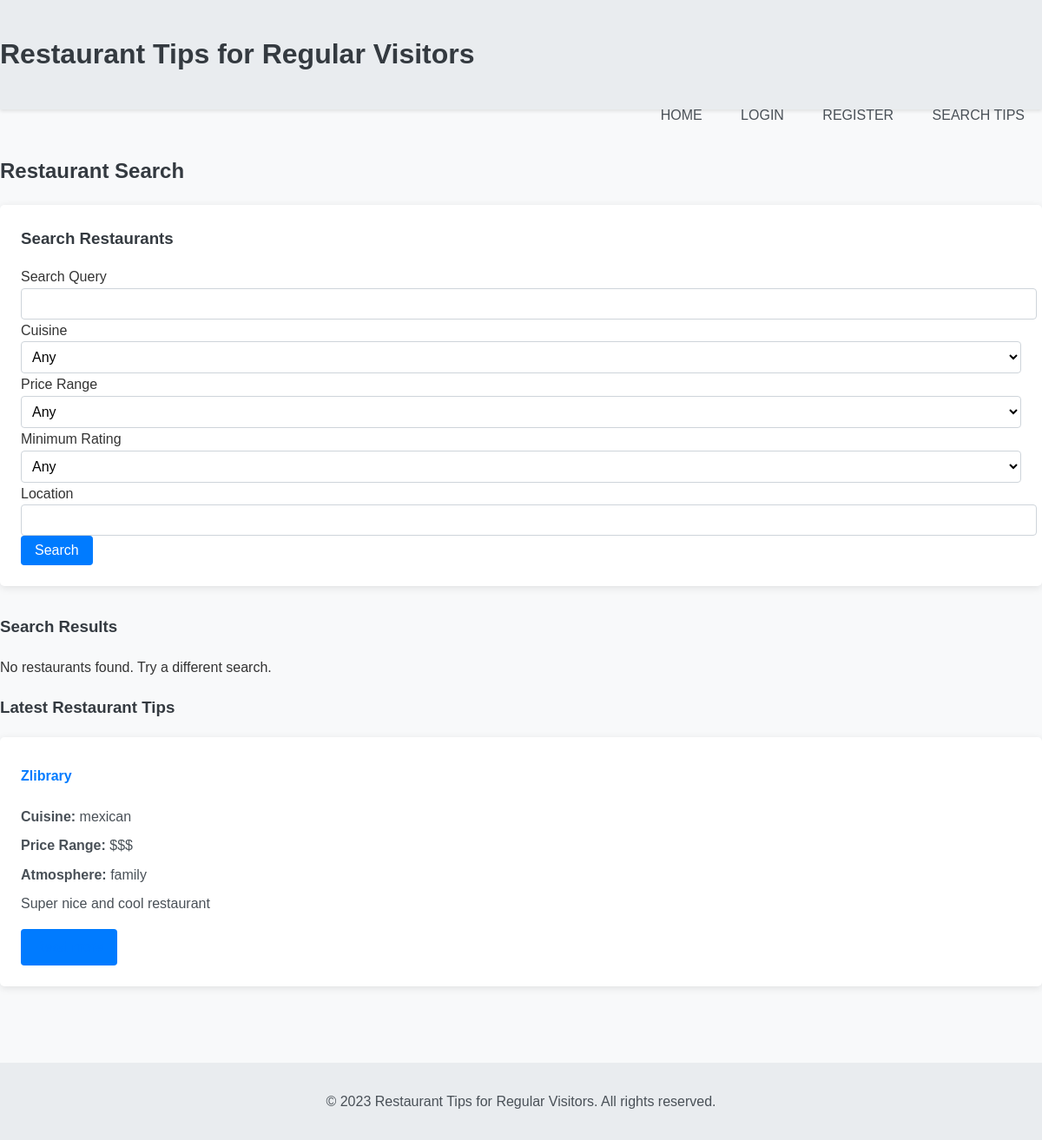
Before: / with the older database file.
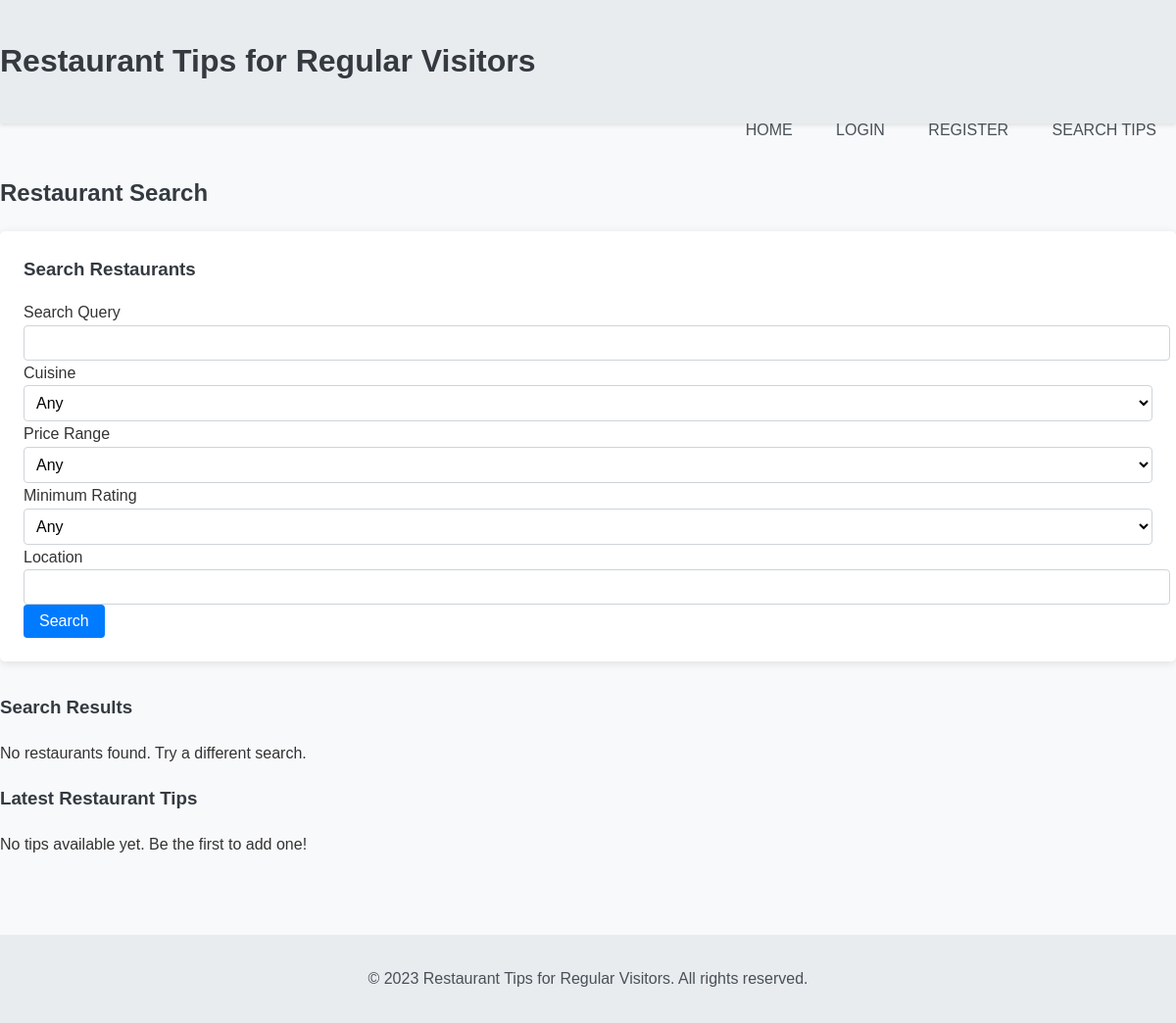
After: the same page with the newer database file.
### models.py (models this page shows)
class Tip(db.Model):
    id = db.Column(db.Integer, primary_key=True)
    name = db.Column(db.String(100), nullable=False)
    cuisine = db.Column(db.String(50), nullable=False)
    price_range = db.Column(db.String(20), nullable=False)
    atmosphere = db.Column(db.String(50), nullable=False)
    tip_content = db.Column(db.String(500), nullable=False)
    country = db.Column(db.String(100), nullable=False)
    city = db.Column(db.String(100), nullable=False)
    user_id = db.Column(db.Integer, db.ForeignKey('user.id'), nullable=False)

### app.py (the view)
@app.route('/', methods=['GET', 'POST'])
def index():
    search_form = SearchForm()
    if search_form.validate_on_submit():
        search_results = search_restaurants(
            query=search_form.search_query.data,
            cuisine=search_form.cuisine.data,
            price_range=search_form.price_range.data,
            rating=search_form.rating.data,
            location=search_form.location.data
        )
        return render_template('index.html', search_results=search_results, form=search_form)
    else:
        tips = Tip.query.with_entities(Tip.id, Tip.name, Tip.cuisine, Tip.price_range, Tip.atmosphere, Tip.tip_content).all()
        return render_template('index.html', tips=tips, form=search_form)

### app.py
class SearchForm(FlaskForm):
    search_query = StringField('Search Query', validators=[DataRequired()])
    cuisine = SelectField('Cuisine', choices=[('', 'Any'), ('italian', 'Italian'), ('chinese', 'Chinese'), ('mexican', 'Mexican'), ('american', 'American')])
    price_range = SelectField('Price Range', choices=[('', 'Any'), ('1', '$'), ('2', '$$'), ('3', '$$$'), ('4', '$$$$')])
    rating = SelectField('Minimum Rating', choices=[('', 'Any'), ('3', '3+'), ('4', '4+'), ('5', '5')])
    location = StringField('Location', validators=[DataRequired()])
    submit = SubmitField('Search')

### templates/index.html (shortened to what this page needs)
{% extends "base.html" %}
{% block content %}
    <h2>Restaurant Search</h2>
    <section class="search-form">
        <h3>Search Restaurants</h3>
        <form method="POST" action="{{ url_for('index') }}">
            <div>
                {{ form.search_query.label }}
                {{ form.search_query(class="form-control") }}
            </div>
            <div>
                {{ form.cuisine.label }}
                {{ form.cuisine(class="form-control") }}
            </div>
            <div>
                {{ form.price_range.label }}
                {{ form.price_range(class="form-control") }}
            </div>
            <div>
                {{ form.rating.label }}
                {{ form.rating(class="form-control") }}
            </div>
            <div>
                {{ form.location.label }}
                {{ form.location(class="form-control") }}
            </div>
            {{ form.submit(class="btn btn-primary mt-2") }}
        </form>
    </section>
    <section class="search-results mt-4">
        <h3>Search Results</h3>
        {% if search_results %}
            <div class="row">
            {% for business in search_results %}
                <div class="col-md-6 mb-4">
                    <article class="restaurant card">
                        <div class="card-body">
                            <h4 class="card-title">{{ business.name }}</h4>
                            <p class="card-text"><strong>Address:</strong> {{ business.location.address1 }}, {{ business.location.city }}, {{ business.location.state }} {{ business.location.zip_code }}</p>
                            <p class="card-text"><strong>Rating:</strong> {{ business.rating }} ({{ business.review_count }} reviews)</p>
                            <p class="card-text"><strong>Price Level:</strong> {{ business.price }}</p>
                            <p class="card-text"><strong>Cuisine:</strong> {{ ', '.join(business.categories|map(attribute='title')) }}</p>
                            <p class="card-text"><strong>Phone:</strong> {{ business.phone }}</p>
                            {% if business.image_url %}
                                <img src="{{ business.image_url }}" alt="{{ business.name }}" class="img-fluid mb-2">
                            {% endif %}
                            <a href="{{ business.url }}" target="_blank" class="btn btn-sm btn-outline-primary">View on Yelp</a>
                        </div>
                    </article>
                </div>
            {% endfor %}
            </div>
        {% else %}
            <p>No restaurants found. Try a different search.</p>
        {% endif %}
    </section>
    <section class="tips mt-4">
        <h3>Latest Restaurant Tips</h3>
        <div class="row">
        {% for tip in tips %}
            <div class="col-md-4 mb-3">
                <article class="tip card">
                    <div class="card-body">
                        <h4 class="card-title"><a href="{{ url_for('restaurant', id=tip.id) }}">{{ tip.name }}</a></h4>
                        <p class="card-text"><strong>Cuisine:</strong> {{ tip.cuisine }}</p>
                        <p class="card-text"><strong>Price Range:</strong> {{ tip.price_range }}</p>
                        <p class="card-text"><strong>Atmosphere:</strong> {{ tip.atmosphere }}</p>
                        <p class="card-text">{{ tip.tip_content[:100] }}{% if tip.tip_content|length > 100 %}...{% endif %}</p>
                        <a href="{{ url_for('restaurant', id=tip.id) }}" class="btn btn-sm btn-outline-secondary">Read more</a>
                    </div>
                </article>
            </div>
        {% else %}
            <p>No tips available yet. Be the first to add one!</p>
        {% endfor %}
        </div>
    </section>
{% endblock %}

### templates/base.html (shortened to what this page needs)
<!DOCTYPE html>
<html lang="en">
<head>
    <link rel="stylesheet" href="{{ url_for('static', filename='style.css') }}">
</head>
<body>
    <header>
        <h1>Restaurant Tips for Regular Visitors</h1>
        <nav>
            <ul>
                <li><a href="{{ url_for('index') }}">Home</a></li>
                {% if current_user.is_authenticated %}
                    <li><a href="{{ url_for('add_tip') }}">Add Tip</a></li>
                    <li><a href="{{ url_for('preferences') }}">Preferences</a></li>
                    <li><a href="{{ url_for('logout') }}">Logout</a></li>
                {% else %}
                    <li><a href="{{ url_for('login') }}">Login</a></li>
                    <li><a href="{{ url_for('register') }}">Register</a></li>
                {% endif %}
                <li><a href="{{ url_for('search_tip') }}">Search Tips</a></li>
            </ul>
        </nav>
    </header>
    <main>
        {% block content %}
        {% endblock %}
    </main>
    <footer>
        <p>&copy; 2023 Restaurant Tips for Regular Visitors. All rights reserved.</p>
    </footer>
</body>
</html>

### static/style.css (style rules this page uses)
body { font-family: Arial, sans-serif; line-height: 1.6; margin: 0; padding: 0; background-color: #f8f9fa; color: #333; font-size: 16px; }
header { background: #e9ecef; color: #495057; padding: 1rem 0; box-shadow: 0 2px 4px rgba(0,0,0,0.1); }
header a { color: #495057; text-decoration: none; text-transform: uppercase; font-size: 16px; }
header ul { padding: 0; margin: 0; list-style: none; overflow: hidden; }
header li { display: inline; padding: 0 20px 0 20px; }
header nav { float: right; margin-top: 10px; }
main { padding: 2rem 0; }
h1, h2, h3 { color: #343a40; }
.form-control { width: 100%; padding: 0.5rem; border: 1px solid #ced4da; border-radius: 4px; background-color: #fff; font-size: 1rem; }
.btn { display: inline-block; background: #007bff; color: #fff; padding: 0.5rem 1rem; border: none; border-radius: 4px; cursor: pointer; font-size: 1rem; }
.search-form { background: #fff; padding: 1.5rem; border-radius: 5px; box-shadow: 0 2px 10px rgba(0,0,0,0.1); margin-bottom: 2rem; }
.search-form h3 { margin-top: 0; margin-bottom: 1rem; color: #343a40; }
.search-results { margin-top: 2rem; }
footer { background: #e9ecef; color: #495057; text-align: center; padding: 1rem; margin-top: 2rem; }

Changed rows visible on the page:
removed Tip: name "Zlibrary", cuisine "mexican", price_range "$$$", atmosphere "family", tip_content "Super nice and cool restaurant"
Other visible differences:
text now shown: "No tips available yet. Be the first to add one!"
